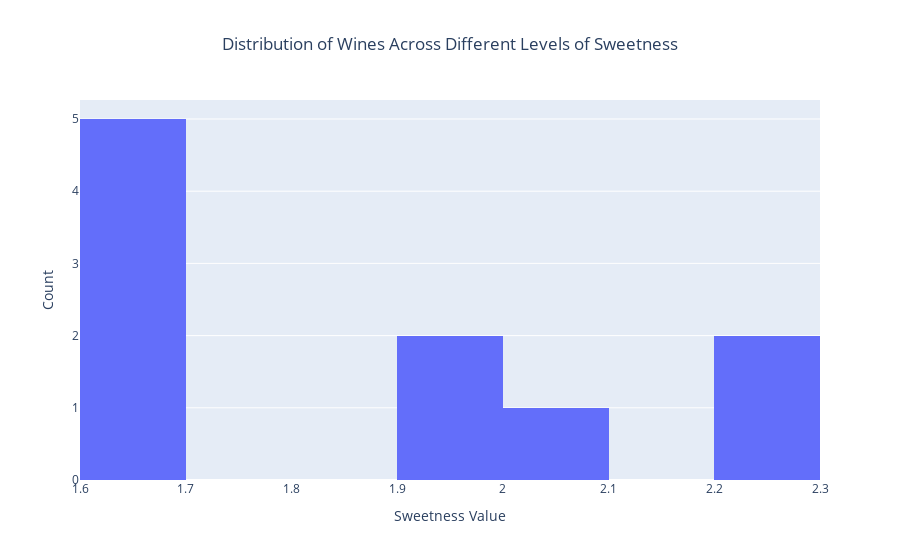
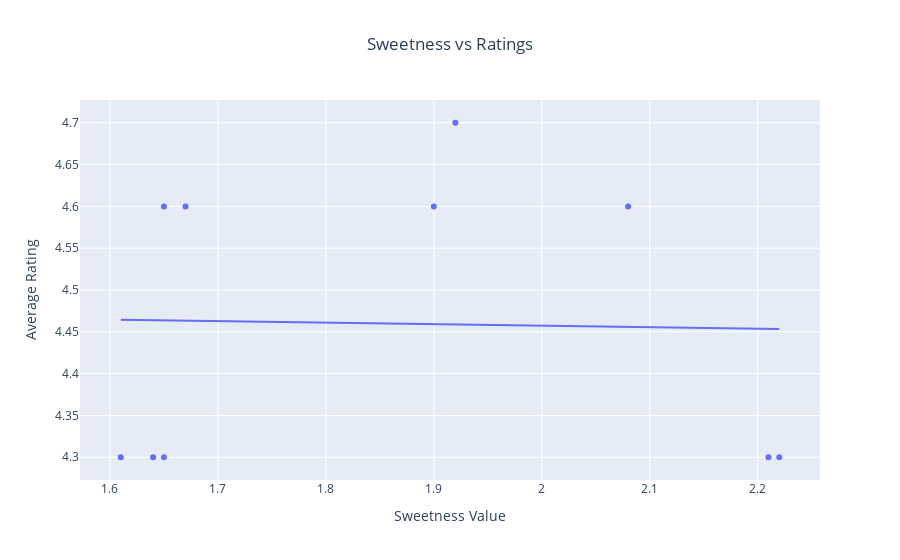
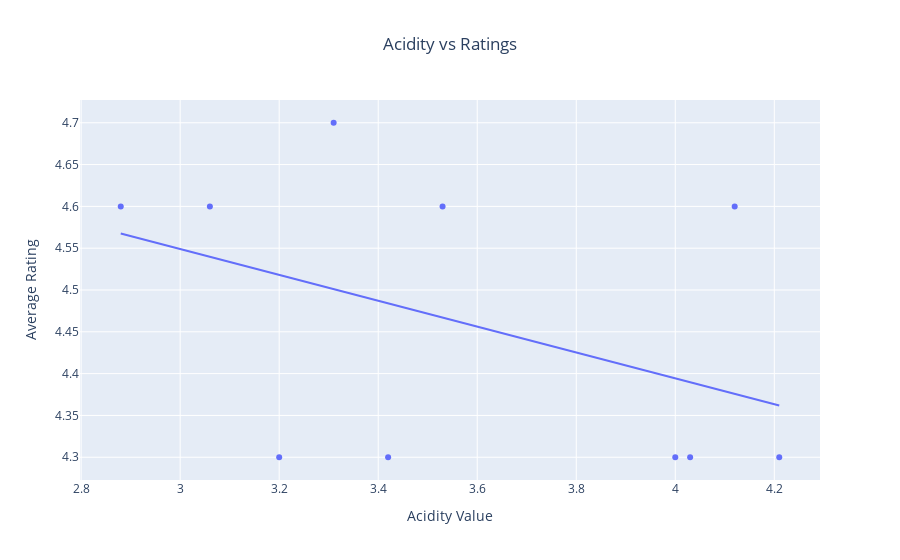

Here is the notebook cell these charts were saved with, in order:
### Code cell
fig_sweetness = px.histogram(
    df,
    x='avg_sweetness',
    nbins=10,  # Number of bins
    title='Distribution of Wines Across Different Levels of Sweetness',
    labels={'avg_sweetness': 'Sweetness Value'}
)

# Create scatter plot for sweetness vs ratings
fig_sweetness_vs_ratings = px.scatter(
    df,
    x='avg_sweetness',
    y='avg_ratings_average',
    trendline='ols',  # Add a trendline to show correlation
    title='Sweetness vs Ratings',
    labels={'avg_sweetness': 'Sweetness Value', 'avg_ratings_average': 'Average Rating'}
)

# Create scatter plot for acidity vs ratings
fig_acidity_vs_ratings = px.scatter(
    df,
    x='avg_acidity',
    y='avg_ratings_average',
    trendline='ols',  # Add a trendline to show correlation
    title='Acidity vs Ratings',
    labels={'avg_acidity': 'Acidity Value', 'avg_ratings_average': 'Average Rating'}
)

# Update layout for better appearance
fig_sweetness.update_layout(
    xaxis_title='Sweetness Value',
    yaxis_title='Count',
    title_x=0.5  # Center the title
)

fig_sweetness_vs_ratings.update_layout(
    xaxis_title='Sweetness Value',
    yaxis_title='Average Rating',
    title_x=0.5,  # Center the title
)

fig_acidity_vs_ratings.update_layout(
    xaxis_title='Acidity Value',
    yaxis_title='Average Rating',
    title_x=0.5,  # Center the title
)

# Show the plots
fig_sweetness.show()
fig_sweetness_vs_ratings.show()
fig_acidity_vs_ratings.show()

### Figure 1 — Plotly figure (JSON) as saved in the notebook; plotly's stock layout.template omitted (floating-point values rounded to 4 significant figures)
{"data": [{"alignmentgroup": "True", "bingroup": "x", "hovertemplate": "Sweetness Value=%{x}<br>count=%{y}<extra></extra>", "legendgroup": "", "marker": {"color": "#636efa", "pattern": {"shape": ""}}, "name": "", "nbinsx": 10, "offsetgroup": "", "orientation": "v", "showlegend": false, "type": "histogram", "x": [1.92, 2.08, 1.65, 1.9, 1.67, 1.64, 1.65, 1.61, 2.21, 2.22], "xaxis": "x", "yaxis": "y"}], "layout": {"barmode": "relative", "legend": {"tracegroupgap": 0}, "title": {"text": "Distribution of Wines Across Different Levels of Sweetness", "x": 0.5}, "xaxis": {"anchor": "y", "domain": [0, 1], "title": {"text": "Sweetness Value"}}, "yaxis": {"anchor": "x", "domain": [0, 1], "title": {"text": "Count"}}}}

### Figure 2 — Plotly figure (JSON) as saved in the notebook; plotly's stock layout.template omitted (floating-point values rounded to 4 significant figures)
{"data": [{"hovertemplate": "Sweetness Value=%{x}<br>Average Rating=%{y}<extra></extra>", "legendgroup": "", "marker": {"color": "#636efa", "symbol": "circle"}, "mode": "markers", "name": "", "orientation": "v", "showlegend": false, "type": "scatter", "x": [1.92, 2.08, 1.65, 1.9, 1.67, 1.64, 1.65, 1.61, 2.21, 2.22], "xaxis": "x", "y": [4.7, 4.6, 4.6, 4.6, 4.6, 4.3, 4.3, 4.3, 4.3, 4.3], "yaxis": "y"}, {"hovertemplate": "<b>OLS trendline</b><br>avg_ratings_average = -0.0184963 * avg_sweetness + 4.49431<br>R<sup>2</sup>=0.000701<br><br>Sweetness Value=%{x}<br>Average Rating=%{y} <b>(trend)</b><extra></extra>", "legendgroup": "", "marker": {"color": "#636efa", "symbol": "circle"}, "mode": "lines", "name": "", "showlegend": false, "type": "scatter", "x": [1.61, 1.64, 1.65, 1.65, 1.67, 1.9, 1.92, 2.08, 2.21, 2.22], "xaxis": "x", "y": [4.465, 4.464, 4.464, 4.464, 4.463, 4.459, 4.459, 4.456, 4.453, 4.453], "yaxis": "y"}], "layout": {"legend": {"tracegroupgap": 0}, "title": {"text": "Sweetness vs Ratings", "x": 0.5}, "xaxis": {"anchor": "y", "domain": [0, 1], "title": {"text": "Sweetness Value"}}, "yaxis": {"anchor": "x", "domain": [0, 1], "title": {"text": "Average Rating"}}}}

### Figure 3 — Plotly figure (JSON) as saved in the notebook; plotly's stock layout.template omitted (floating-point values rounded to 4 significant figures)
{"data": [{"hovertemplate": "Acidity Value=%{x}<br>Average Rating=%{y}<extra></extra>", "legendgroup": "", "marker": {"color": "#636efa", "symbol": "circle"}, "mode": "markers", "name": "", "orientation": "v", "showlegend": false, "type": "scatter", "x": [3.31, 2.88, 3.53, 3.06, 4.12, 4.03, 4.21, 4, 3.42, 3.2], "xaxis": "x", "y": [4.7, 4.6, 4.6, 4.6, 4.6, 4.3, 4.3, 4.3, 4.3, 4.3], "yaxis": "y"}, {"hovertemplate": "<b>OLS trendline</b><br>avg_ratings_average = -0.154652 * avg_acidity + 5.01304<br>R<sup>2</sup>=0.187809<br><br>Acidity Value=%{x}<br>Average Rating=%{y} <b>(trend)</b><extra></extra>", "legendgroup": "", "marker": {"color": "#636efa", "symbol": "circle"}, "mode": "lines", "name": "", "showlegend": false, "type": "scatter", "x": [2.88, 3.06, 3.2, 3.31, 3.42, 3.53, 4, 4.03, 4.12, 4.21], "xaxis": "x", "y": [4.568, 4.54, 4.518, 4.501, 4.484, 4.467, 4.394, 4.39, 4.376, 4.362], "yaxis": "y"}], "layout": {"legend": {"tracegroupgap": 0}, "title": {"text": "Acidity vs Ratings", "x": 0.5}, "xaxis": {"anchor": "y", "domain": [0, 1], "title": {"text": "Acidity Value"}}, "yaxis": {"anchor": "x", "domain": [0, 1], "title": {"text": "Average Rating"}}}}
